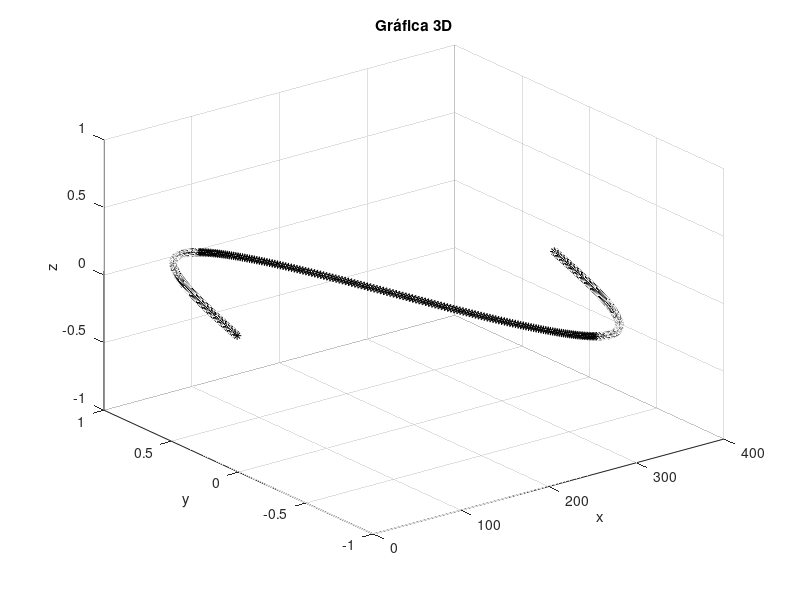

The MATLAB source for this figure:
x = 1:360;
y = sind(x);
z = zeros(1,length(x));

figure
plot3(x, y, z, 'k*-')
xlabel('x')
ylabel('y')
zlabel('z')
title('Gráfica 3D')
grid on